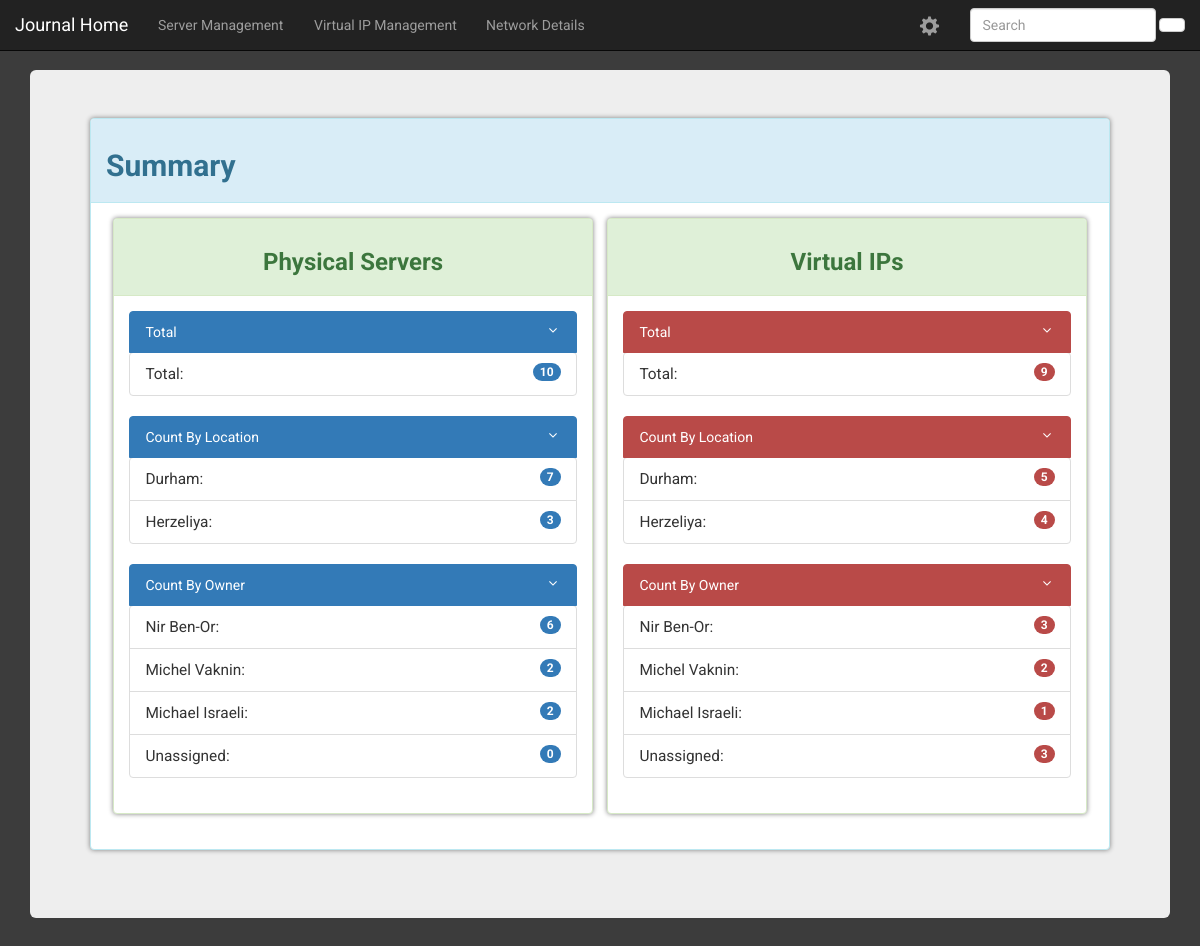
The page /journal/ on the database its author committed.
### journal/models.py (models this page shows, shortened)
class Location(models.Model):
    physical_location = models.CharField(max_length=64, unique=True)

class Owner(models.Model):
    owner_name = models.CharField(max_length=64, unique=True)

### journal/views.py (the view)
def index(request):
    context = build_summary_content()
    return render(request, 'journal/index.html', context)

### templates/journal/index.html (shortened to what this page needs)
{% extends "journal/base.html" %}
{% load bootstrap3 %}
{% block body_block %}
    {% load static %}
    <link rel="stylesheet" href="{% static 'css/index.css' %}">
    <div class="container">
        <div class="jumbotron">
            <div class="panel panel-info">
                <div class="panel-heading">
                    <h2>Summary</h2>
                </div>
                <div class="panel-body">
                    <div class="summary-table-wrapper">
                        <table id="summary-table">
                            <body>
                                <tr>
                                    <td>
                                        <div class="panel panel-success summary-panel">
                                            <div class="panel-heading panel-heading-center-text">
                                                <h3>Physical Servers</h3>
                                            </div>
                                            <div class="panel-body">
                                                <ul class="list-group">
                                                    <a class="list-group-item active" data-toggle="collapse" data-target="#physical-total-count">
                                                        Total
                                                        <i class="fa fa-angle-down collapse-i"></i>
                                                    </a>
                                                    <div id="physical-total-count" class="panel-collapse collapse in">
                                                        <li class="list-group-item">
                                                            Total:
                                                            <span class="badge badge-blue">{{ all_servers_count }}</span>
                                                        </li>
                                                    </div>
                                                </ul>
                                                <ul class="list-group">
                                                    <a class="list-group-item active" data-toggle="collapse" data-target="#server-location-count-collapse">
                                                        Count By Location
                                                        <i class="fa fa-angle-down collapse-i"></i>
                                                    </a>
                                                    <div id="server-location-count-collapse" class="panel-collapse collapse in">
                                                        {% for location_name, server_count in server_count_by_location.items %}
                                                        <li class="list-group-item">
                                                            {{ location_name }}:
                                                            <span class="badge badge-blue">{{ server_count }}</span>
                                                        </li>
                                                        {% endfor %}
                                                    </div>
                                                </ul>
                                                <ul class="list-group">
                                                    <a class="list-group-item active" data-toggle="collapse" data-target="#physical-owner-count-collapse">
                                                        Count By Owner
                                                        <i class="fa fa-angle-down collapse-i"></i>
                                                    </a>
                                                    <div id="physical-owner-count-collapse" class="panel-collapse collapse in">
                                                        {% for owner_name, server_count in server_count_by_owner.items %}
                                                        <li class="list-group-item">
                                                            {{ owner_name }}:
                                                            <span class="badge badge-blue">{{ server_count }}</span>
                                                        </li>
                                                        {% endfor %}
                                                    </div>
                                                </ul>
                                            </div>
                                        </div>
                                    </td>
                                    <td>
                                        <div class="panel panel-success summary-panel">
                                            <div class="panel-heading panel-heading-center-text">
                                                <h3>Virtual IPs</h3>
                                            </div>
                                            <div class="panel-body">
                                                <ul class="list-group virtual-list-group">
                                                    <a class="list-group-item active" data-toggle="collapse" data-target="#virtual-total-count">
                                                        Total
                                                        <i class="fa fa-angle-down collapse-i"></i>
                                                    </a>
                                                    <div id="virtual-total-count" class="panel-collapse collapse in">
                                                        <li class="list-group-item">
                                                            Total:
                                                            <span class="badge badge-red">{{ all_virtual_count }}</span>
                                                        </li>
                                                    </div>
                                                </ul>
                                                <ul class="list-group virtual-list-group">
                                                    <a class="list-group-item active" data-toggle="collapse" data-target="#virtual-location-count-collapse">
                                                        Count By Location
                                                        <i class="fa fa-angle-down collapse-i"></i>
                                                    </a>
                                                    <div id="virtual-location-count-collapse" class="panel-collapse collapse in">
                                                        {% for location_name, virtual_count in virtual_count_by_location.items %}
                                                        <li class="list-group-item">
                                                            {{ location_name }}:
                                                            <span class="badge badge-red">{{ virtual_count }}</span>
                                                        </li>
                                                        {% endfor %}
                                                    </div>
                                                </ul>
                                                <ul class="list-group virtual-list-group">
                                                    <a class="list-group-item active" data-toggle="collapse" data-target="#virtual-owner-count-collapse">
                                                        Count By Owner
                                                        <i class="fa fa-angle-down collapse-i"></i>
                                                    </a>
                                                    <div id="virtual-owner-count-collapse" class="panel-collapse collapse in">
                                                        {% for owner_name, virtual_count in virtual_count_by_owner.items %}
                                                        <li class="list-group-item">
                                                            {{ owner_name }}:
                                                            <span class="badge badge-red">{{ virtual_count }}</span>
                                                        </li>
                                                        {% endfor %}
                                                    </div>
                                                </ul>
                                            </div>
                                        </div>
                                    </td>
                                </tr>
                            </body>
                        </table>
                    </div>
                </div>
            </div>
        </div>
    </div>
{% endblock %}

### templates/journal/base.html (shortened to what this page needs)
<!DOCTYPE html>
{% load staticfiles %}
{% load bootstrap3 %}
<html lang="en">
<head>
    {% load static %}
    <link rel="stylesheet" href="{% static 'bootstrap/css/bootstrap.min.css' %}">
    <link rel="stylesheet" href="{% static 'font_awesome/css/font-awesome.min.css' %}">
    <link rel="stylesheet" href="{% static 'css/base.css' %}">
    <link rel="stylesheet" href="{% static 'css/hover-min.css' %}">
</head>
<body>
    <nav class="navbar navbar-default navbar-fixed-top navbar-inverse bg-inverse">
        <div class="container-fluid">
            <a class="navbar-brand hvr-underline-from-center" href="{% url 'journal:index' %}">Journal Home</a>
            <ul class="nav navbar-nav">
                <li class="nav-item">
                    <a class="nav-link hvr-underline-from-center" href="{% url 'journal:show_servers' %}">Server Management</a>
                </li>
            </ul>
            <ul class="nav navbar-nav">
                <li class="nav-item">
                    <a class="nav-link hvr-underline-from-center" href="{% url 'journal:manage_virtual_ips' %}">Virtual IP Management</a>
                </li>
            </ul>
            <ul class="nav navbar-nav">
                <li class="nav-item">
                    <a class="nav-link hvr-underline-from-center" href="{% url 'journal:network_details' %}">Network Details</a>
                </li>
            </ul>
            <ul class="nav navbar-nav navbar-right">
                <form class="navbar-form navbar-left navbar-input-group" id="search-form" method="POST" role="search" action="{% url 'journal:search' pattern %}">
                    <div class="form-group">
                        <input class="form-control" type="text" name="search" placeholder="Search" value="{{ search_term }}">
                        <button class="btn btn-default" type="submit">
                        </button>
                    </div>
                </form>
            </ul>
            <ul class="nav navbar-nav navbar-right">
                <li class="nav-item">
                    <a class="nav-link glyphicon glyphicon-cog" href="{% url 'journal:settings' %}"></a>
                </li>
            </ul>
        </div>
    </nav>
    <div class="container">
        <p>
            {% block body_block %}
            {% endblock %}
        </p>
    </div>
</body>
</html>

### static/css/base.css (style rules this page uses)
.container { width: 100%; }
.glyphicon-cog { font-size: 20px; }
.panel { -webkit-box-shadow: 0 0 5px gray; -moz-box-shadow: 0 0 5px gray; box-shadow: 0 0 5px gray; }
body { background-color: #3c3c3c; font-family: Roboto, sans-serif; padding-top: 5%; }

### static/css/index.css (style rules this page uses)
#summary-table { table-layout: fixed; margin: 0 auto; width: 100%; }
.summary-panel { margin-left: 1.5%; margin-right: 1.5%; }
.panel-heading-center-text { text-align: center; }
.badge-blue { background-color: #337AB7; }
.badge-red { background-color: #B94A48; }
.virtual-list-group .active { background-color: #B94A48; border-color: #B94A48; }
.collapse-i { float: right; margin-right: 0.75%; margin-top: 0.25%; }
table li { -webkit-transition: all .2s ease; -moz-transition: all .2s ease; -ms-transition: all .2s ease; -o-transition: all .2s ease; transition: all .2s ease; font-size: 1.1em; }
td { width: 50%; }
h2 { font-weight: bold; }
h3 { font-weight: bold; }

### rows shown on the page
Location: server_count_by_location "Durham", virtual_count_by_location "Durham"
Location: server_count_by_location "Herzeliya", virtual_count_by_location "Herzeliya"
Owner: server_count_by_owner "Nir Ben-Or", virtual_count_by_owner "Nir Ben-Or"
Owner: server_count_by_owner "Michel Vaknin", virtual_count_by_owner "Michel Vaknin"
Owner: server_count_by_owner "Michael Israeli", virtual_count_by_owner "Michael Israeli"
Owner: server_count_by_owner "Unassigned", virtual_count_by_owner "Unassigned"

### other values the page prints
{{ all_servers_count }} "10"
{{ server_count }} "7" "3"
{{ server_count }} "6" "2" "2" "0"
{{ all_virtual_count }} "9"
{{ virtual_count }} "5" "4"
{{ virtual_count }} "3" "2" "1" "3"
